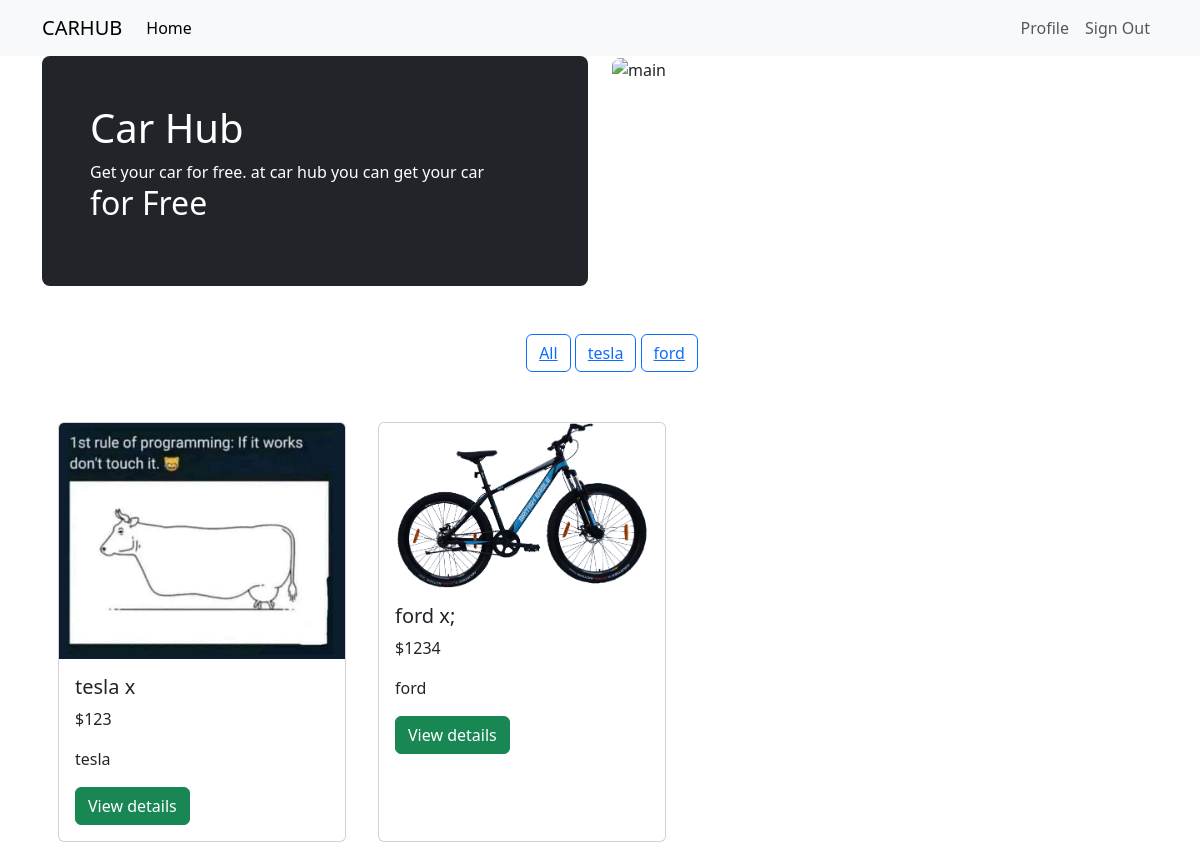
Screenshot of / (signed in) with the database file from the repository.
### brand/models.py (models this page shows)
class BrandModel(models.Model):
    brand_name = models.CharField(max_length=20)
    brand_owner = models.CharField(max_length=20)
    def __str__(self):
        return self.brand_name

### car/models.py (models this page shows, shortened)
class CarModel(models.Model):
    car_name = models.CharField(max_length=20)
    car_img = models.ImageField()
    car_price = models.IntegerField()
    discription = models.TextField( blank=True)
    quantity = models.IntegerField(blank=True, default=10)
    brand = models.ForeignKey( BrandModel, null=True, on_delete=models.CASCADE)

### carhub/views.py (the view)
# urls.py: path('', views.home, name='home'),
def home(request, brand_slug=None):
    cars = CarModel.objects.all()
    brands = BrandModel.objects.all()
    if brand_slug is not None:
        brand_queryset = BrandModel.objects.filter(brand_name=brand_slug)
        if brand_queryset.exists():
            brand_ = brand_queryset.first()
            cars = CarModel.objects.filter(brand=brand_)
    return render(request, 'home.html', {'brands': brands, 'cars': cars})

### templates/home.html (shortened to what this page needs)
{% extends "base.html" %}
{% load static %}
{% block content %}
<div class="container">
    <div class="row align-items-md-stretch">
        <div class="col-md-6">
          <div class="h-100 p-5 text-bg-dark rounded-3">
            <h1>Car Hub</h1>
            <p>Get your car for free. at car hub you can get your car <br> <span class="h2">for Free</span></p>
          </div>
        </div>
        <div class="col-md-6">
            <img src="{% static 'corola.jpg' %}" class="img-fluid rounded-3" alt="main">
        </div>
      </div>
      </div>
  <div class="container d-flex flex-column">
    <div class="mx-auto my-5 btn-group " role="group" aria-label="Basic checkbox toggle button group">
      <div class="form-check">
        <label class="btn btn-outline-primary" for="brand{{ forloop.counter }}" >
          <a href="{% url 'brand_wise_car' brand_slug='None' %}">
            All
          </a>
        </label>
        {% for brand in brands %}
        <label class="btn btn-outline-primary" for="brand{{ forloop.counter }}" >
          <a href="{% url 'brand_wise_car' brand_slug=brand %}">
            {{ brand.brand_name }}
          </a>
        </label>
        {% endfor %}
      </div>
    </div>
    <div class=" d-flex justify-content">
      {% for car in cars %}
        <div class="card mx-3" style="width: 18rem;">
          <img src="{{ car.car_img.url }}" class="card-img-top" alt="...">
          <div class="card-body">
            <h5 class="card-title">{{ car.car_name }}</h5>
            <p class="card-text">${{ car.car_price}}</p>
            <p class="card-text">{{ car.brand}}</p>
            <a href="{% url "car_details" car.id %}" class="btn btn-success">View details</a>
          </div>
        </div>
      {% endfor %}
    </div>
  </div>
{% endblock content %}

### rows the page displays
BrandModel: brand_name "tesla"
BrandModel: brand_name "ford"
CarModel: car_img (picture), car_name "tesla x", car_price "123", brand "tesla"
CarModel: car_img (picture), car_name "ford x;", car_price "1234", brand "ford"
